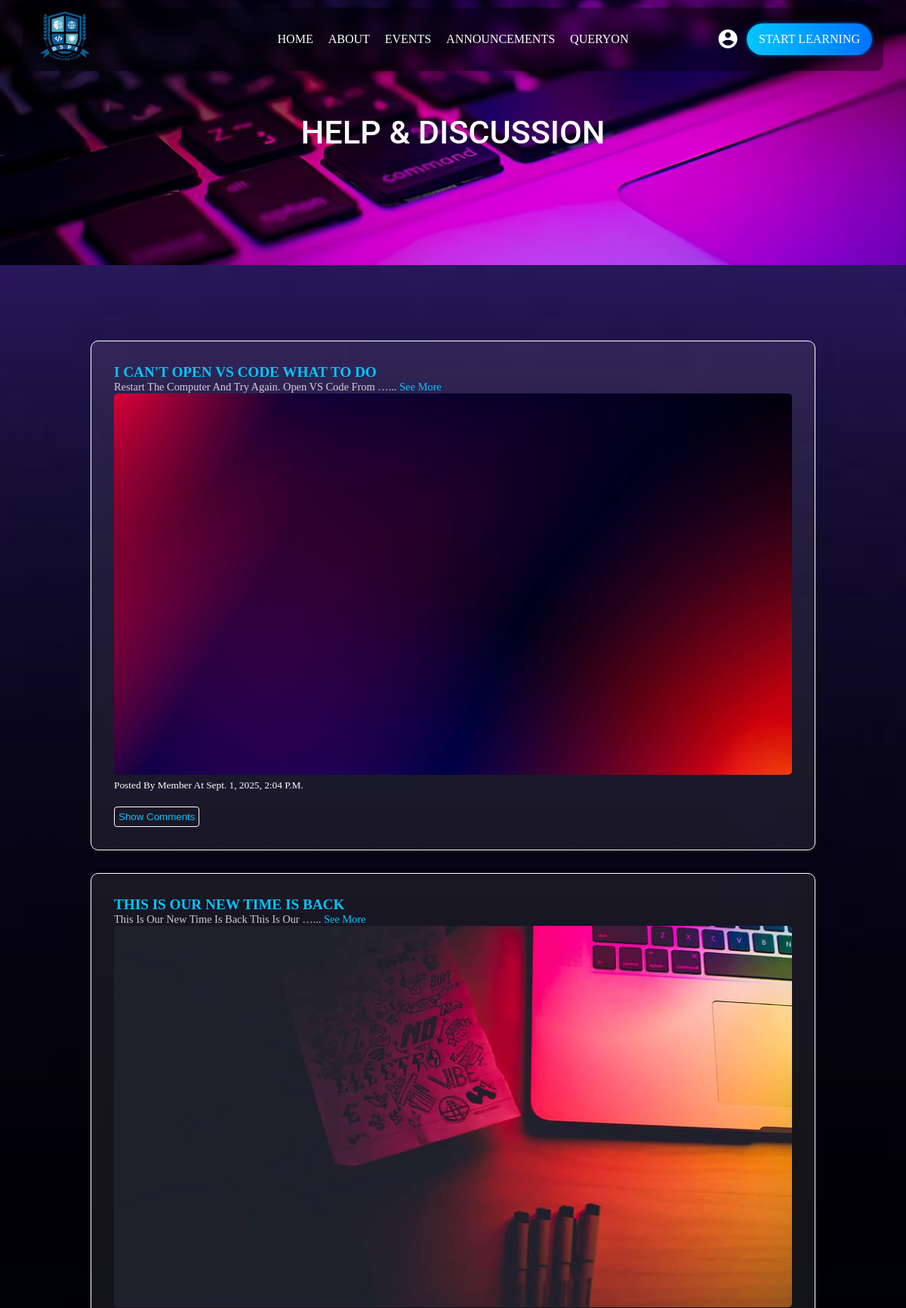
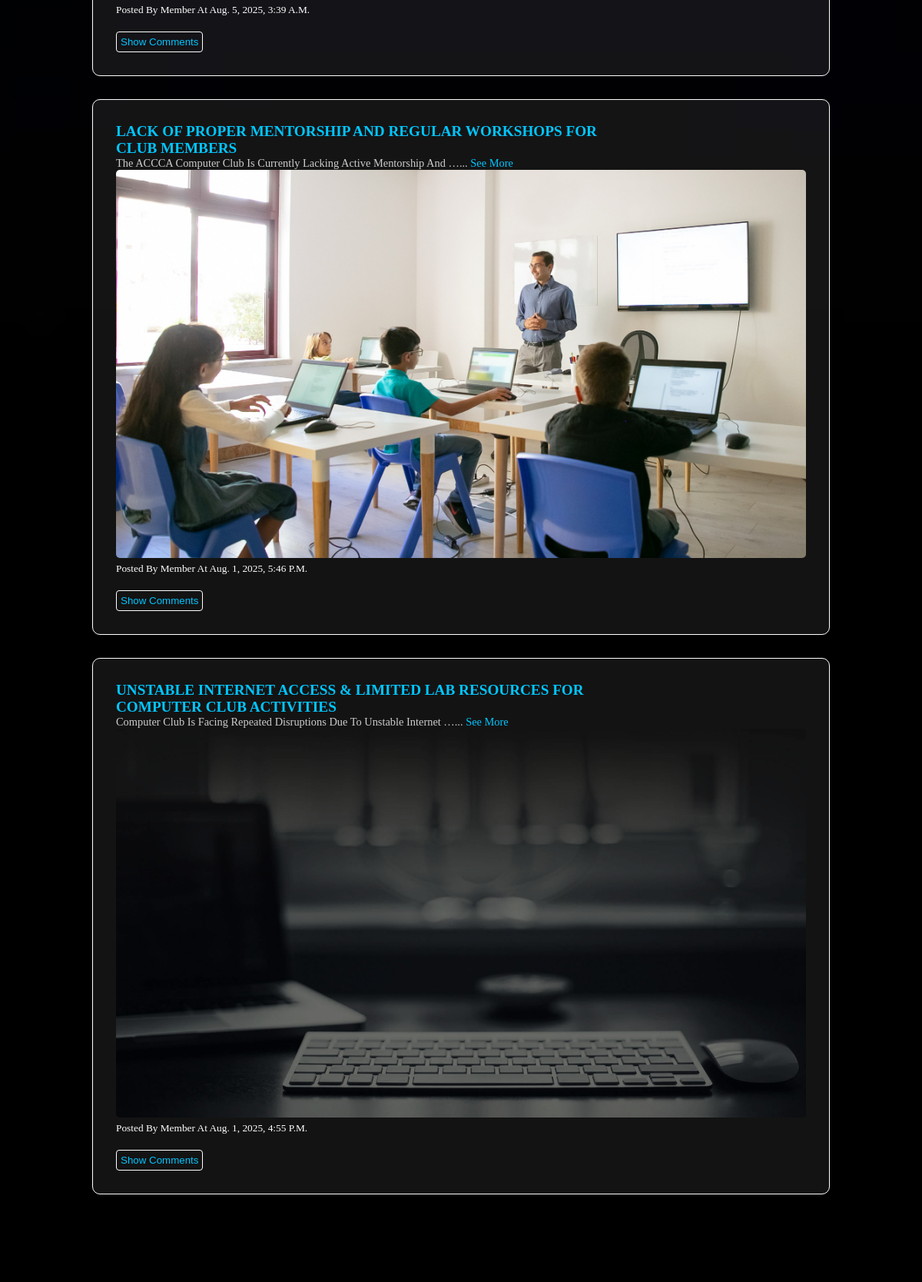
/help/ (signed in, upper part), run on the app's committed database (2 pictures, top to bottom).
### core/models.py (models this page shows, shortened)
class HelpPost(models.Model):
    user = models.ForeignKey(settings.AUTH_USER_MODEL, on_delete=models.CASCADE)
    title = models.CharField(max_length=255)
    content = models.TextField()
    image = models.ImageField(upload_to='helppost_images/', blank=True, null=True)  # ✅ Add this line
    created_at = models.DateTimeField(auto_now_add=True)

### core/views.py (the view)
# urls.py: path('help/', views.help_section, name='help_section'),
@login_required
def help_section(request):
    if request.method == 'POST':
        form = HelpPostForm(request.POST, request.FILES)
        if form.is_valid():
            post = form.save(commit=False)
            post.user = request.user
            post.save()
            return redirect('help_section')
    else:
        form = HelpPostForm()
    posts = HelpPost.objects.all().order_by('-created_at').prefetch_related('comments')
    return render(request, 'help_section.html', {'form': form, 'posts': posts})

### core/templates/help_section.html (shortened to what this page needs)
{% extends 'base.html' %}
{% block content %}
<div class="help_banner">
    <h2>Help & Discussion</h2>
</div>
<div class="help_section_warper">
    <div class="help_section_container">
        {% for post in posts %}
        <div class="post_box">
            <h3>{{ post.title }}</h3>
            {% with post.content|truncatewords:10 as short_content %}
                <p id="short-content-{{ post.id }}">
                    {{ short_content }}...
                    <a style="text-decoration:none ;color:#00c6ff;" href="javascript:void(0);" onclick="toggleContent({{ post.id }}, true)">See More</a>
                </p>
            {% endwith %}
            {% if post.image %}
                <img class="img_post" src="{{ post.image.url }}" style="max-width:100%; height:auto; border-radius:5px;"><br>
            {% endif %}
            <small style="font-family: poppins;">Posted by Member at {{ post.created_at }}</small>
            <div style="margin-top: 10px;">
                <button onclick="toggleComments({{ post.id }})" id="toggle-comments-{{ post.id }}">Show Comments</button>
            </div>
        </div>
        {% endfor %}
    </div>
</div>
{% endblock %}

### core/templates/base.html (shortened to what this page needs)
{% load static %}
<!DOCTYPE html>
<html lang="en">
<head>
    <link href="https://cdn.jsdelivr.net/npm/remixicon@4.5.0/fonts/remixicon.css" rel="stylesheet"/>
    <link rel="stylesheet" href="https://cdn.jsdelivr.net/npm/locomotive-scroll@4.1.4/dist/locomotive-scroll.min.css">
    <link rel="stylesheet" href="{% static 'css/style.css' %}">
</head>
<body>
    <header>
      <div class="header_warper">
        <div class="logo">
         <a href=""> <img href="" src="{% static 'img/logo.webp' %}" alt="logo" /></a>
        </div>
        <div class="links desktop-links">
          <a href="/">Home</a>
          <a href="{% url 'about' %}">About</a>
          <a href="{% url 'event_list' %}">Events</a>
          <a href="{% url 'announcements' %}">Announcements</a>
          <a href="{% url 'help_section' %}">Queryon</a>
        </div>
        <div class="nav_buttons">
          <a style="text-decoration: none;" href="{% url 'post_login_redirect' %}">
            <i class="ri-account-circle-fill"></i>
          </a>
          <button class="start_learning">
            <a href="{% url 'go_to_learning' %}">Start Learning</a>
          </button>
        </div>
      </div>
    </header>
    <div class="main">
    {% block content %}
    {% endblock %}
    </div>
</body>
</html>

### core/static/css/style.css (style rules this page uses)
* { margin: 0%; padding: 0%; box-sizing: border-box; }
body,html { width: 100%; background-color: #000000; height: 100%; }
h1,h2,h3 { font-family: roboto; }
.header_warper { display: flex; justify-content: space-between; position: fixed; top: 10px; width:95% ; max-width: 1500px; border-radius: 10px; overflow: hidden; padding: 0 15px; background-color: #00000059; left: 50%; transform: translateX(-50%); backdrop-filter: blur(10px); z-index: 100; align-items: center; }
.header_warper .logo img { width:80px; }
.logo { width: 25%; display: flex; align-items: center; }
.links { width: 50%; }
.nav_buttons { gap: 10px; position: relative; width: 25%; height: 100%; align-items: center; display: flex; justify-content: end; }
.links { display:flex ; gap: 20px; justify-content: center; }
.links a { text-decoration: none; color: #fff; font-family: poppins; transition: all ease 0.3s; text-transform: uppercase; font-size: 16px; }
.nav_buttons button a { text-decoration: none; color: #fff; }
.start_learning { background: linear-gradient(90deg, #00c6ff, #0072ff); color: white; box-shadow: 0 0 5px rgba(0, 136, 255, 0.7); border: none; padding: 12px 16px; font-family: poppins; font-size: 16px; text-transform: uppercase; border-radius: 30px; cursor: pointer; font-family: poppins ; transition: all ease .3s; }
.main { position: relative; overflow: hidden; }
.nav_buttons i { width: 30px; height: 30px; display: flex; align-items: center; justify-content: center; border-radius: 50%; font-size: 30px; color: #ffffff; }
.post_box { margin-bottom: 30px; }
.post_box small { color: #fff; text-transform: capitalize; }
.post_box button { border-radius: 4px; color: #00c6ff; border: 1px #fff solid; transition: all ease .3s; margin-top: 10px; padding: 5px; background-color: transparent; }
.post_box { background-color: #ffffff13; padding: 30px; border-radius: 10px; width: 100%; border: 1px solid #fff; }
.post_box h3 { font-size: 1.2rem; font-family: poppins; font-weight: 600; width: 70%; color: #00c6ff; text-transform: uppercase; }
.post_box p { font-size: .9rem; font-family: poppins; font-weight: 500; text-transform: capitalize; color: #ffffffc9; }
.img_post { width: 100%; aspect-ratio: 16 / 9; object-fit: cover; border-radius: 5px; }
.social_icon_for_member a,i { font-size: 25px; color: #fff; text-decoration: none; }
.help_banner { padding: 150px 0; width: 100%; text-transform: uppercase; color: #fff; background: url('../img/login.jpg') no-repeat; background-position: center; background-size: cover; }
.img_post { width: 100%; object-fit: cover; }
.help_banner h2 { font-size: 2.7rem; font-weight: 500; text-align: center; }
.help_section_warper { width: 100%; padding: 100px 0; background: url('../img/ano_bg.jpg ') no-repeat; background-position: center; background-size: cover; }
.help_section_container { width: 80%; display: flex; flex-direction: column; align-items: center; justify-content: center; margin: 0 auto; }

### data on the page
HelpPost: title "I CAN'T OPEN VS CODE WHAT TO DO", short_content "Restart The Computer And Try Again. Open VS Code From …", image (picture), created_at "Sept. 1, 2025, 2:04 P.m."
HelpPost: title "THIS IS OUR NEW TIME IS BACK", short_content "This Is Our New Time Is Back This Is Our …", image (picture), created_at "Aug. 5, 2025, 3:39 A.m."
HelpPost: title "LACK OF PROPER MENTORSHIP AND REGULAR WORKSHOPS FOR CLUB MEMBERS", short_content "The ACCCA Computer Club Is Currently Lacking Active Mentorship And …", image (picture), created_at "Aug. 1, 2025, 5:46 P.m."
HelpPost: title "UNSTABLE INTERNET ACCESS & LIMITED LAB RESOURCES FOR COMPUTER CLUB ACTIVITIES", short_content "Computer Club Is Facing Repeated Disruptions Due To Unstable Internet …", image (picture), created_at "Aug. 1, 2025, 4:55 P.m."
